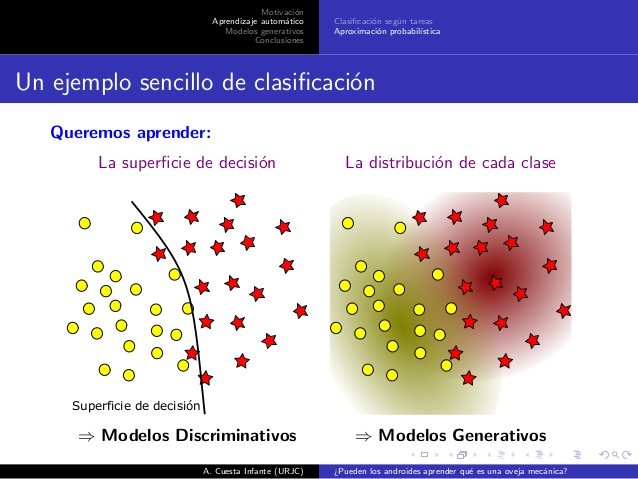
//> input picture Memoria/imgs/discriminativos-generativos.jpg, 638 x 479 px
$ ./opencvtest ../../../Memoria/imgs/discriminativos-generativos.jpg   (built with g++ and OpenCV 4)
//> lines starting //> are read from the running program, lines starting //| are printed output that depends on the picture
//> further down, image is the input picture: 479 rows x 638 cols, CV_8UC3; mean B, G, R 196.6, 182.3, 188.8
### c++/ChannelsBordersExtractor.h
#include <iostream>
#include <opencv2/core/core.hpp>
#include <opencv2/highgui/highgui.hpp>
#include <opencv2/imgproc/imgproc.hpp>

using namespace std;

class ChannelsBordersExtractor{
	public:
		std::vector<cv::Mat> extractFeatures(cv::Mat image);
};

### c++/ChannelsLUVExtractor.h
#include <iostream>
#include <opencv2/core/core.hpp>
#include <opencv2/highgui/highgui.hpp>
#include <opencv2/imgproc/imgproc.hpp>

using namespace std;

class ChannelsLUVExtractor{
	public:
		std::vector<cv::Mat> extractFeatures(cv::Mat img);
};

### c++/ChannelsLUVExtractor.cpp
#include "ChannelsLUVExtractor.h"
#include <iostream>
//#include <opencv2/core/core.hpp>
//#include <opencv2/highgui/highgui.hpp>
//#include <opencv2/imgproc/imgproc.hpp>

using namespace std;


std::vector<cv::Mat> ChannelsLUVExtractor::extractFeatures(cv::Mat img){
	std::vector<cv::Mat> imagesLUV(3);
	cv::Mat imageLUV;
	cvtColor(img, imageLUV, CV_BGR2XYZ);
//> imageLUV: 479 rows x 638 cols, CV_8UC3; mean of channels 0, 1, 2 178.4, 184.7, 199.7
	cv::Mat luv[3];
	imshow( "Image Tot " , imageLUV );
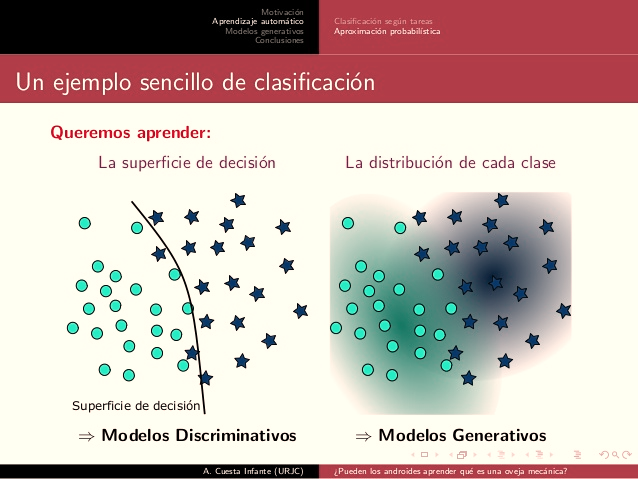
//> window 'Image Tot ': 479 rows x 638 cols, CV_8UC3; mean B, G, R 178.4, 184.7, 199.7
	split(imageLUV,luv);
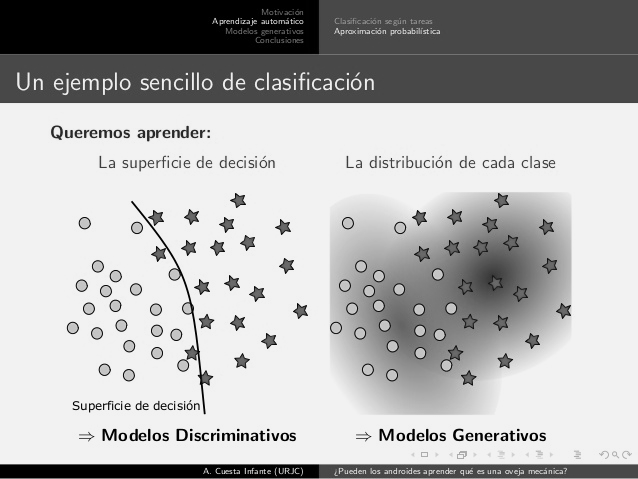
//> luv[0]: 479 rows x 638 cols, CV_8UC1; min 0, max 242, mean 178.4
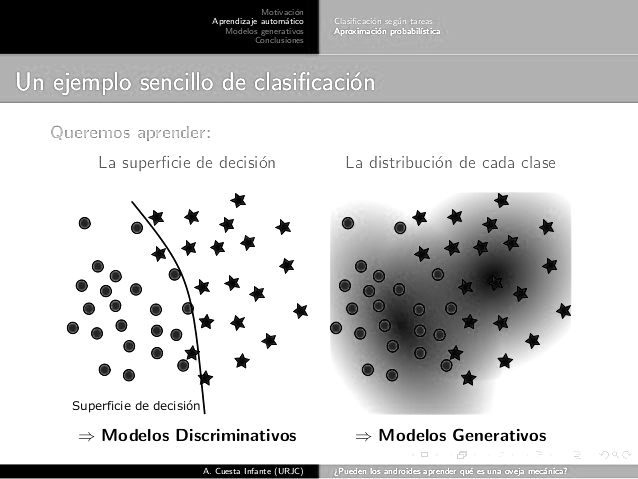
//> luv[2]: 479 rows x 638 cols, CV_8UC1; min 0, max 255, mean 199.7
	cv::Mat L = luv[0];
	cv::Mat U = luv[1];
	cv::Mat V = luv[2];
	imagesLUV[0] = L;
	imagesLUV[1] = U;
	imagesLUV[2] = V;
	return imagesLUV;
}


// [6 lines of commented-out code are left out]

### obj_detect/src/channels/opencvtest.cpp
#include <opencv2/core/core.hpp>
#include <opencv2/highgui/highgui.hpp>
#include <opencv2/imgproc/imgproc.hpp>
#include <iostream>

#include "ChannelsLUVExtractor.h"
#include "ChannelsBordersExtractor.h"

using namespace cv;
using namespace std;

int main( int argc, char** argv )
{
    if( argc != 2)
    {
     cout <<" Usage: display_image ImageToLoadAndDisplay" << endl;
     return -1;
    }

    cv::Mat image;
    image = imread(argv[1], CV_LOAD_IMAGE_COLOR);   // Read the file

    if(! image.data )                              // Check for invalid input
    {
        cout << "Could not open or find the image" << std::endl ;
        return -1;
    }

	ChannelsLUVExtractor chluv;
	std::vector<cv::Mat> LUV = chluv.extractFeatures(image);
	// [5 lines of commented-out code are left out]
    Mat imageGRAY;
    cvtColor(image, imageGRAY, CV_BGR2GRAY);
    cout << "Width : " << image.cols << endl;
//| Width : 638
	cout << "Height: " << image.rows << endl;
//| Height: 479

	Mat imageBlackGRAY;
	Mat imageblack(image.rows, image.cols, CV_8UC3, Scalar(0,0,0));
    cvtColor(imageblack, imageBlackGRAY, CV_BGR2GRAY);

	/*for(int i = 0; i <273; i++){

	}*/

     /*//Para detectar bordes
    //1. Convertir a escala de grises
	Mat imageGRAY;
	Mat borde;
	cvtColor(image, imageGRAY, CV_BGR2GRAY);
	cv::Canny(imageGRAY,borde,0,30,3);

	Mat grad_x, grad_y;
	Mat abs_grad_x, abs_grad_y;

	int scale = 1;
	int delta = 0;
	int ddepth = CV_16S;
	/// Gradient X
	Sobel( imageGRAY, grad_x, ddepth, 1, 0, 3, scale, delta, BORDER_DEFAULT );
	/// Gradient Y
	Sobel( imageGRAY, grad_y, ddepth, 0, 1, 3, scale, delta, BORDER_DEFAULT );

    namedWindow( "Display window X", WINDOW_AUTOSIZE );
    convertScaleAbs( grad_x, abs_grad_x );
    imshow( "Display window X", abs_grad_x );

    namedWindow( "Display window Y", WINDOW_AUTOSIZE );
    convertScaleAbs( grad_y, abs_grad_y );
    imshow( "Display window Y", abs_grad_y );


    //Gradiente total
    Mat grad;
    addWeighted( abs_grad_x, 0.5, abs_grad_y, 0.5, 0, grad );
    imshow( "Total gradient" , grad );
    waitKey(0);*/

	// Para obtener imágenes a 45 grados realizar una convolución total.
    return 0;
}

$ run again, on Memoria/imgs/Adaboost4.PNG
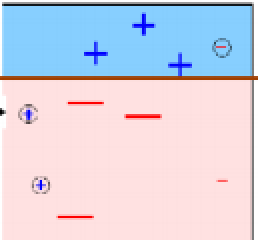
//> input picture Memoria/imgs/Adaboost4.PNG, 129 x 120 px (shown 2 times larger)
//> image is the input picture: 120 rows x 129 cols, CV_8UC3; mean B, G, R 225.6, 211.3, 213.5
//> imageLUV: 120 rows x 129 cols, CV_8UC3; mean of channels 0, 1, 2 204.2, 212.5, 239.3
//> in extractFeatures, `split(imageLUV,luv);`:
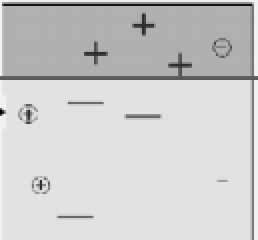
//> luv[0]: 120 rows x 129 cols, CV_8UC1 (shown 2 times larger); min 0, max 242, mean 204.2
//> in extractFeatures, `split(imageLUV,luv);`:
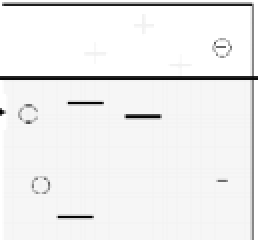
//> luv[2]: 120 rows x 129 cols, CV_8UC1 (shown 2 times larger); min 0, max 255, mean 239.3
//| Width : 129
//| Height: 120

$ run again, on Memoria/imgs/Discriminativo.PNG
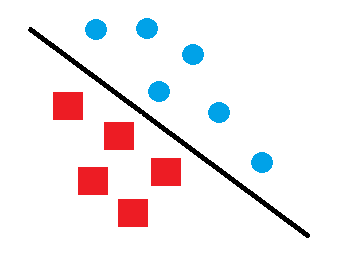
//> input picture Memoria/imgs/Discriminativo.PNG, 341 x 275 px
//> image is the input picture: 275 rows x 341 cols, CV_8UC3; mean B, G, R 239.9, 237.9, 243.6
//> imageLUV: 275 rows x 341 cols, CV_8UC3; mean of channels 0, 1, 2 228.5, 239.3, 240.4
//> in extractFeatures, `split(imageLUV,luv);`:
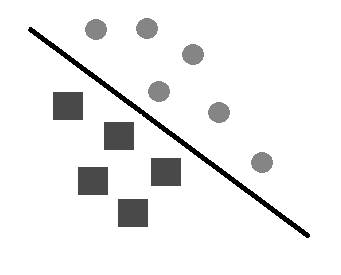
//> luv[1]: 275 rows x 341 cols, CV_8UC1; min 0, max 255, mean 239.3
//> in extractFeatures, `split(imageLUV,luv);`:
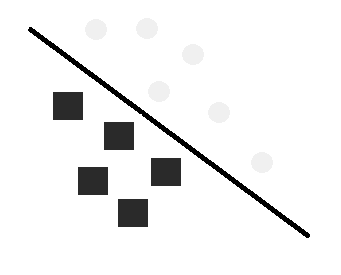
//> luv[2]: 275 rows x 341 cols, CV_8UC1; min 0, max 255, mean 240.4
//| Width : 341
//| Height: 275

$ run again, on Memoria/imgs/DivisionNodos.PNG
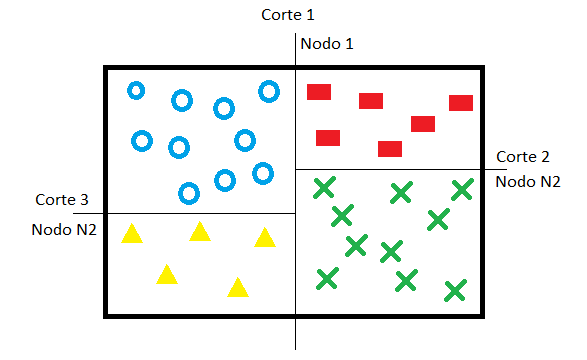
//> input picture Memoria/imgs/DivisionNodos.PNG, 587 x 360 px
//> image is the input picture: 360 rows x 587 cols, CV_8UC3; mean B, G, R 239.2, 240.7, 239.4
//> imageLUV: 360 rows x 587 cols, CV_8UC3; mean of channels 0, 1, 2 227.6, 240.3, 239.8
//> in extractFeatures, `imshow( "Image Tot " , imageLUV );`:
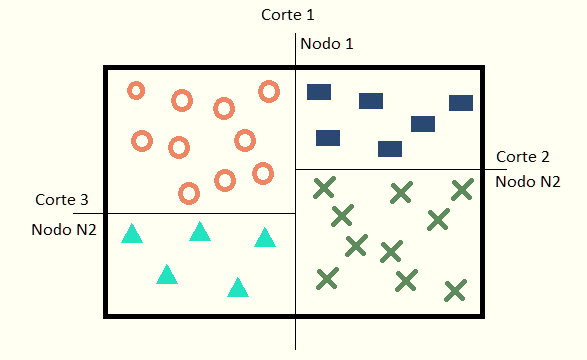
//> window 'Image Tot ': 360 rows x 587 cols, CV_8UC3; mean B, G, R 227.6, 240.3, 239.8
//> in extractFeatures, `split(imageLUV,luv);`:
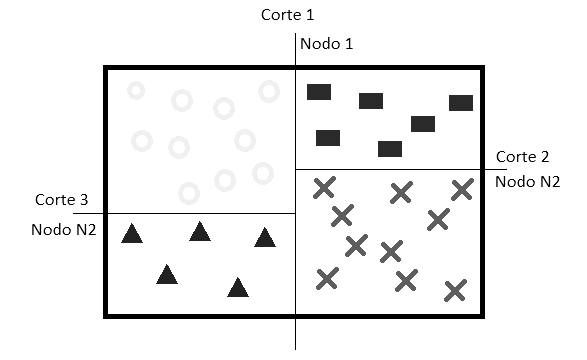
//> luv[2]: 360 rows x 587 cols, CV_8UC1; min 0, max 255, mean 239.8
//| Width : 587
//| Height: 360
